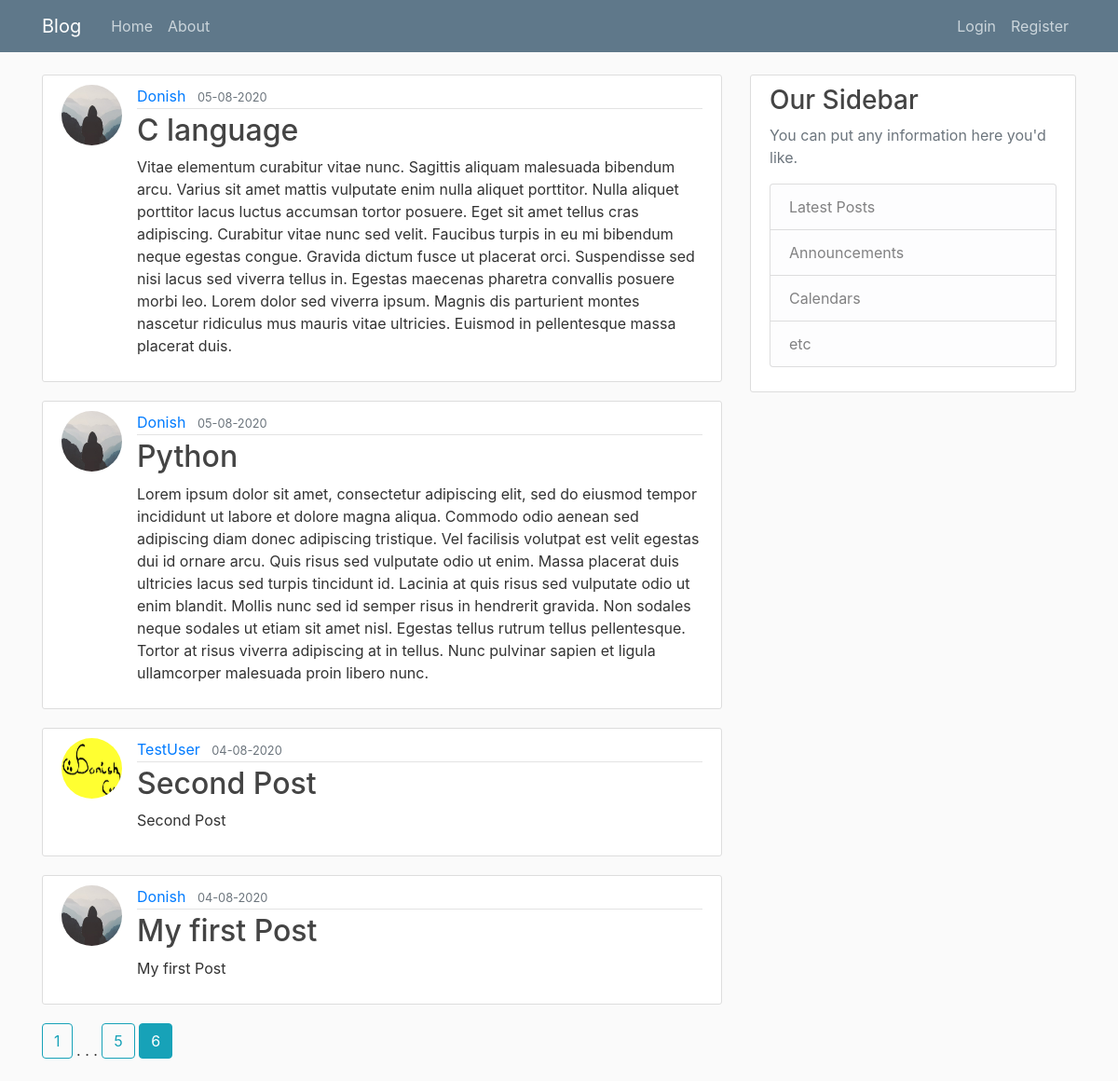
Page /?page=6 on the committed database.
### flaskblog/models.py (models this page shows, shortened)
class Post(db.Model):
    id = db.Column(db.Integer, primary_key=True)
    title = db.Column(db.String(100), nullable=False)
    date_posted = db.Column(db.DateTime, nullable=False, default=datetime.utcnow)
    content = db.Column(db.Text, nullable=False)
    user_id = db.Column(db.Integer, db.ForeignKey('user.id'), nullable=False)

class User(db.Model, UserMixin):
    id = db.Column(db.Integer, primary_key=True)
    username = db.Column(db.String(20), unique=True, nullable=False )
    email = db.Column(db.String(120), unique=True, nullable=False)
    image_file = db.Column(db.String(20), nullable=False, default='default.jpeg')
    password = db.Column(db.String(60), nullable=False)
    posts = db.relationship('Post', backref='author', lazy=True)

### flaskblog/main/routes.py (the view)
@main.route('/')
def index():
    page = request.args.get('page', 1, type=int)
    posts = Post.query.order_by(Post.date_posted.desc()).paginate(page=page, per_page=5)
    return render_template('home.html', posts=posts)

### flaskblog/templates/home.html
{% extends 'layout.html' %}
{% block content %}
    {% for post in posts.items %}
        <article class="media content-section">
            <img class="rounded-circle article-img" src="{{ url_for('static', filename='profiles/' + post.author.image_file) }}">
          <div class="media-body">
            <div class="article-metadata">
              <a class="mr-2" href="{{ url_for('users.user_posts', username=post.author.username) }}">{{ post.author.username }}</a>
              <small class="text-muted">{{ post.date_posted.strftime('%d-%m-%Y') }}</small>
            </div>
            <h2><a class="article-title" href="{{ url_for('posts.post', post_id=post.id) }}">{{ post.title }}</a></h2>
            <p class="article-content">{{ post.content }}</p>
          </div>
        </article>
    {% endfor %}
    {% for page_num in posts.iter_pages(left_edge=1, right_edge=1, left_current=1, right_current=2) %}
        {% if page_num %}
            {% if posts.page == page_num %}
                <a class="btn btn-info mb-4" href="{{ url_for('main.index', page=page_num) }}">{{ page_num }}</a>
            {% else %}
                <a class="btn btn-outline-info mb-4" href="{{ url_for('main.index', page=page_num) }}">{{ page_num }}</a>
            {% endif %}
        {% else %}
            .  .  .
        {% endif %}
    {% endfor %}
{% endblock content %}

### flaskblog/static/main.css (style rules this page uses)
body { background: #fafafa; color: #333333; margin-top: 5rem; }
h1, h2, h3, h4, h5, h6 { color: #444444; }
.content-section { background: #ffffff; padding: 10px 20px; border: 1px solid #dddddd; border-radius: 3px; margin-bottom: 20px; }
.article-title { color: #444444; }
.article-content { white-space: pre-line; }
.article-img { height: 65px; width: 65px; margin-right: 16px; }
.article-metadata { padding-bottom: 1px; margin-bottom: 4px; border-bottom: 1px solid #e3e3e3 }

### rows in the picture
Post: image_file (placeholder picture), author.username "Donish", date_posted "05-08-2020", title "C language", content "Vitae elementum curabitur vitae nunc. Sagittis aliquam malesuada bibendum arcu. Varius sit amet mattis vulputate enim nulla aliquet porttitor. Nulla aliquet porttitor lacus luctus accumsan tortor posuere. Eget sit amet tellus cras adipiscing. Curabitur vitae nunc sed velit. Faucibus turpis in eu mi bibendum neque egestas congue. Gravida dictum fusce ut placerat orci. Suspendisse sed nisi lacus sed viverra tellus in. Egestas maecenas pharetra convallis posuere morbi leo. Lorem dolor sed viverra ipsum. Magnis dis parturient montes nascetur ridiculus mus mauris vitae ultricies. Euismod in pellentesque massa placerat duis."
Post: image_file (placeholder picture), author.username "Donish", date_posted "05-08-2020", title "Python", content "Lorem ipsum dolor sit amet, consectetur adipiscing elit, sed do eiusmod tempor incididunt ut labore et dolore magna aliqua. Commodo odio aenean sed adipiscing diam donec adipiscing tristique. Vel facilisis volutpat est velit egestas dui id ornare arcu. Quis risus sed vulputate odio ut enim. Massa placerat duis ultricies lacus sed turpis tincidunt id. Lacinia at quis risus sed vulputate odio ut enim blandit. Mollis nunc sed id semper risus in hendrerit gravida. Non sodales neque sodales ut etiam sit amet nisl. Egestas tellus rutrum tellus pellentesque. Tortor at risus viverra adipiscing at in tellus. Nunc pulvinar sapien et ligula ullamcorper malesuada proin libero nunc."
Post: image_file (picture), author.username "TestUser", date_posted "04-08-2020", title "Second Post", content "Second Post"
Post: image_file (placeholder picture), author.username "Donish", date_posted "04-08-2020", title "My first Post", content "My first Post"

### other values in the picture
{{ page_num }} "1" "5"
{{ page_num }} "6"
